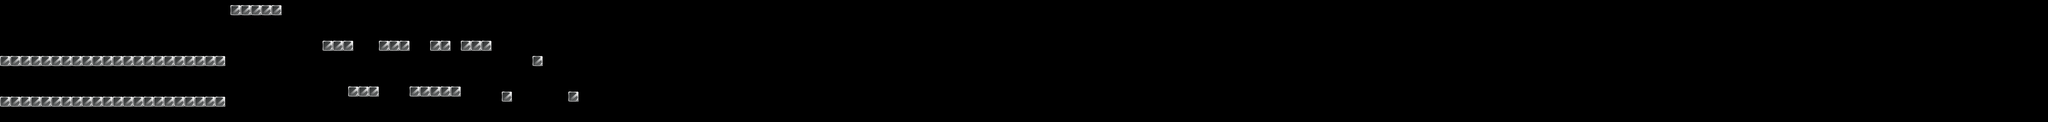

This game map was drawn from its Tiled (.tmx) file and the tilesets committed beside it. A one-line description and the trimmed map source follow:
An orthogonal 400x24 tile map with 32x32 px tiles, 1 tile layer (Wall), 1 hidden layer not drawn and 152 objects.

<map version="1.0" orientation="orthogonal" width="400" height="24" tilewidth="32" tileheight="32">
 <tileset firstgid="1" name="brick_lv3" tilewidth="32" tileheight="32">
  <image source="brick_lv3.png" width="384" height="64" />
 </tileset>
 <objectgroup name="brick_stone" width="400" height="24" visible="0">
  <object x="3072" y="576" width="64" height="64" />
  <object x="3136" y="576" width="64" height="64" />
  <object x="7360" y="192" width="64" height="64" />
  <object x="7296" y="192" width="64" height="64" />
  <object x="12672" y="224" width="64" height="64" />
  <object x="12736" y="224" width="64" height="64" />
  <object x="12736" y="512" width="64" height="64" />
  <object x="12672" y="512" width="64" height="64" />
  <object x="9568" y="480" width="64" height="64" />
  <object x="9952" y="480" width="64" height="64" />
  <object x="10272" y="480" width="64" height="64" />
 </objectgroup>
 <objectgroup name="brick_grass" width="400" height="24">
  <object x="0" y="352" width="1403" height="59" />
  <object x="2" y="610" width="1403" height="59" />
  <object x="1442" y="34" width="315" height="59" />
  <object x="6850" y="98" width="379" height="59" />
  <object x="10306" y="162" width="827" height="59" />
  <object x="10466" y="418" width="891" height="59" />
  <object x="3778" y="98" width="315" height="59" />
  <object x="4160" y="608" width="384" height="64" />
  <object x="4546" y="34" width="1211" height="59" />
  <object x="4674" y="610" width="1083" height="59" />
  <object x="6850" y="546" width="379" height="59" />
  <object x="11522" y="162" width="384" height="64" />
  <object x="11906" y="578" width="187" height="59" />
  <object x="12098" y="66" width="187" height="59" />
  <object x="12290" y="578" width="187" height="59" />
  <object x="12352" y="224" width="311" height="59" />
  <object x="6016" y="96" width="256" height="64" />
  <object x="6400" y="96" width="192" height="64" />
 </objectgroup>
 <objectgroup name="brick_ice" width="400" height="24">
  <object x="1632" y="544" width="64" height="64" />
  <object x="1696" y="544" width="64" height="64" />
  <object x="1760" y="544" width="64" height="64" />
  <object x="1824" y="544" width="64" height="64" />
  <object x="1888" y="544" width="64" height="64" />
  <object x="1952" y="544" width="64" height="64" />
  <object x="3200" y="576" width="64" height="64" />
  <object x="3392" y="352" width="64" height="64" />
  <object x="3616" y="576" width="64" height="64" />
 </objectgroup>
 <objectgroup name="brick_dice" width="400" height="24">
  <object x="11395" y="163" width="59" height="59" />
  <object x="11331" y="163" width="59" height="59" />
  <object x="11459" y="163" width="59" height="59" />
  <object x="11203" y="163" width="59" height="59" />
  <object x="11139" y="163" width="59" height="59" />
  <object x="11267" y="163" width="59" height="59" />
  <object x="11360" y="416" width="59" height="59" />
  <object x="11552" y="416" width="59" height="59" />
  <object x="11424" y="416" width="59" height="59" />
  <object x="11680" y="416" width="59" height="59" />
  <object x="11616" y="416" width="59" height="59" />
  <object x="11488" y="416" width="59" height="59" />
  <object x="5984" y="544" width="64" height="64" />
  <object x="6048" y="544" width="64" height="64" />
  <object x="6112" y="544" width="64" height="64" />
  <object x="6176" y="544" width="64" height="64" />
  <object x="7424" y="192" width="59" height="59" />
  <object x="7488" y="192" width="59" height="59" />
  <object x="7552" y="192" width="59" height="59" />
  <object x="7680" y="480" width="59" height="59" />
  <object x="7616" y="480" width="59" height="59" />
  <object x="7552" y="480" width="59" height="59" />
  <object x="7840" y="192" width="59" height="59" />
  <object x="7904" y="192" width="59" height="59" />
  <object x="7968" y="192" width="59" height="59" />
  <object x="8096" y="480" width="59" height="59" />
  <object x="8224" y="480" width="59" height="59" />
  <object x="8160" y="480" width="59" height="59" />
  <object x="5376" y="96" width="64" height="64" />
  <object x="5440" y="96" width="64" height="64" />
  <object x="5504" y="96" width="64" height="64" />
  <object x="6720" y="544" width="64" height="64" />
  <object x="6592" y="544" width="64" height="64" />
  <object x="6656" y="544" width="64" height="64" />
  <object x="6528" y="544" width="64" height="64" />
  <object x="8288" y="480" width="64" height="64" />
  <object x="8352" y="480" width="64" height="64" />
  <object x="8480" y="480" width="64" height="64" />
  <object x="8416" y="480" width="64" height="64" />
  <object x="8608" y="480" width="64" height="64" />
  <object x="8544" y="480" width="64" height="64" />
  <object x="8736" y="480" width="64" height="64" />
  <object x="8672" y="480" width="64" height="64" />
  <object x="8864" y="480" width="64" height="64" />
  <object x="8800" y="480" width="64" height="64" />
  <object x="8992" y="480" width="64" height="64" />
  <object x="8928" y="480" width="64" height="64" />
  <object x="9120" y="480" width="64" height="64" />
  <object x="9056" y="480" width="64" height="64" />
  <object x="9248" y="480" width="64" height="64" />
  <object x="9184" y="480" width="64" height="64" />
  <object x="9376" y="480" width="64" height="64" />
  <object x="9312" y="480" width="64" height="64" />
  <object x="9504" y="480" width="64" height="64" />
  <object x="9440" y="480" width="64" height="64" />
  <object x="9632" y="480" width="64" height="64" />
  <object x="9760" y="480" width="64" height="64" />
  <object x="9696" y="480" width="64" height="64" />
  <object x="9888" y="480" width="64" height="64" />
  <object x="9824" y="480" width="64" height="64" />
  <object x="10016" y="480" width="64" height="64" />
  <object x="10144" y="480" width="64" height="64" />
  <object x="10080" y="480" width="64" height="64" />
  <object x="10208" y="480" width="64" height="64" />
 </objectgroup>
 <objectgroup name="brick_wood" width="400" height="24">
  <object x="4674" y="98" width="59" height="59" />
  <object x="4674" y="162" width="59" height="59" />
  <object x="4674" y="546" width="59" height="59" />
  <object x="4674" y="482" width="59" height="59" />
  <object x="4674" y="418" width="59" height="59" />
  <object x="10562" y="226" width="59" height="59" />
  <object x="10722" y="354" width="59" height="59" />
  <object x="10850" y="226" width="59" height="59" />
  <object x="11074" y="354" width="59" height="59" />
  <object x="11522" y="226" width="59" height="59" />
  <object x="12034" y="514" width="59" height="59" />
  <object x="12226" y="130" width="59" height="59" />
  <object x="12418" y="514" width="59" height="59" />
 </objectgroup>
 <objectgroup name="brick_check" width="400" height="24" visible="0" />
 <objectgroup name="diamond" width="400" height="24">
  <object x="480" y="512" />
  <object x="3232" y="544" />
  <object x="3360" y="544" />
  <object x="3488" y="544" />
  <object x="3616" y="544" />
  <object x="3744" y="544" />
  <object x="3872" y="544" />
  <object x="5088" y="544" />
  <object x="5184" y="544" />
  <object x="5280" y="544" />
  <object x="8480" y="448" />
  <object x="8672" y="448" />
  </objectgroup>
 <objectgroup name="heart" width="400" height="24">
  <!-- 2 objects omitted --></objectgroup>
 <objectgroup name="spade" width="400" height="24" />
 <objectgroup name="club" width="400" height="24" />
 <layer name="joker" width="400" height="24" visible="0">
  <data>[9600 cells, 0 non-empty, 0 distinct tile ids]</data>
 </layer>
 <objectgroup name="piranha" width="400" height="24">
  <!-- 11 objects omitted --></objectgroup>
 <layer name="Wall" width="400" height="24">
  <data>[9600 cells, 284 non-empty, 4 distinct tile ids]</data>
 </layer>
 <objectgroup name="icicle" width="400" height="24">
  <!-- 3 objects omitted --></objectgroup>
</map>
<!-- 25 of 152 objects omitted -->
